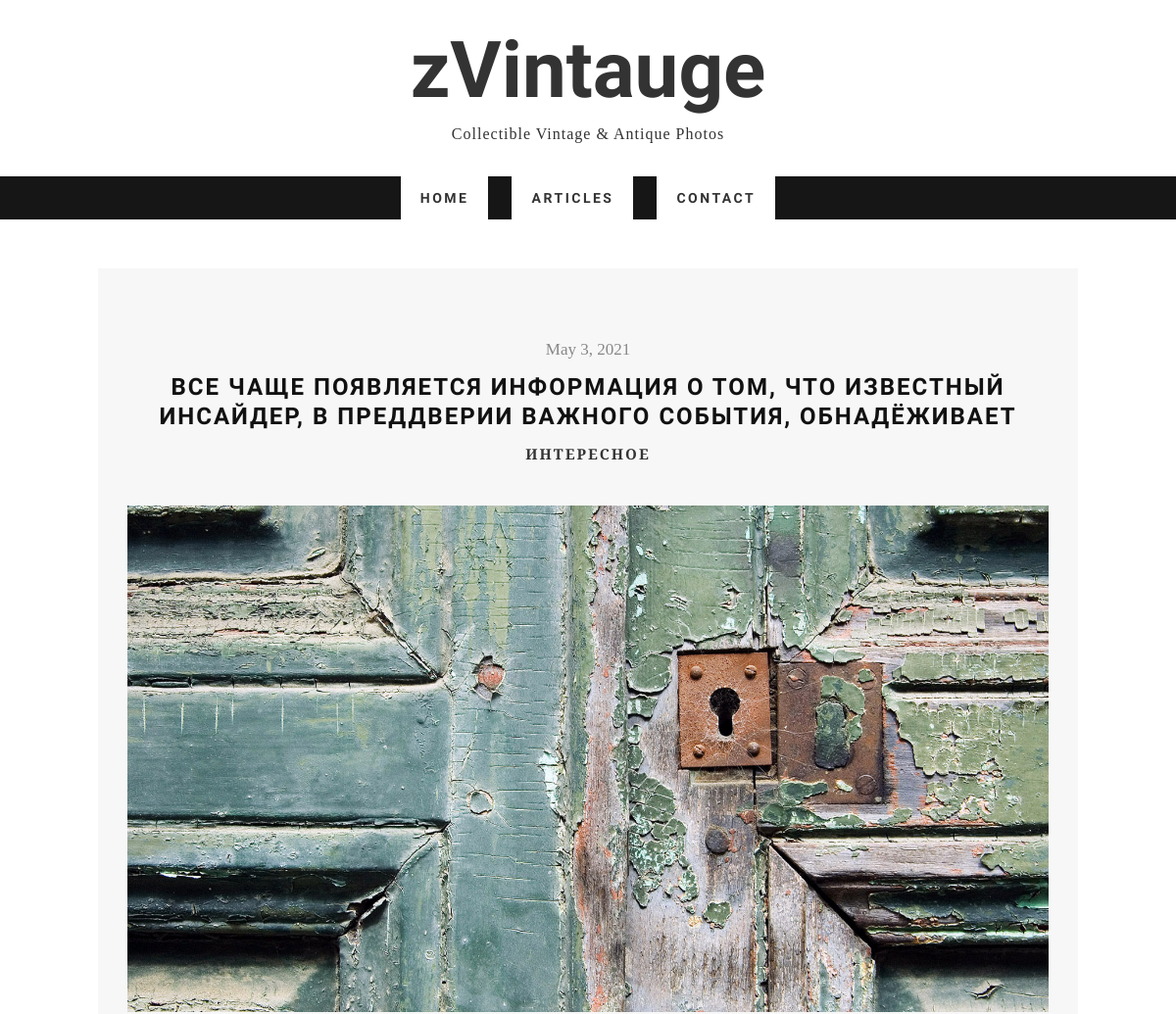
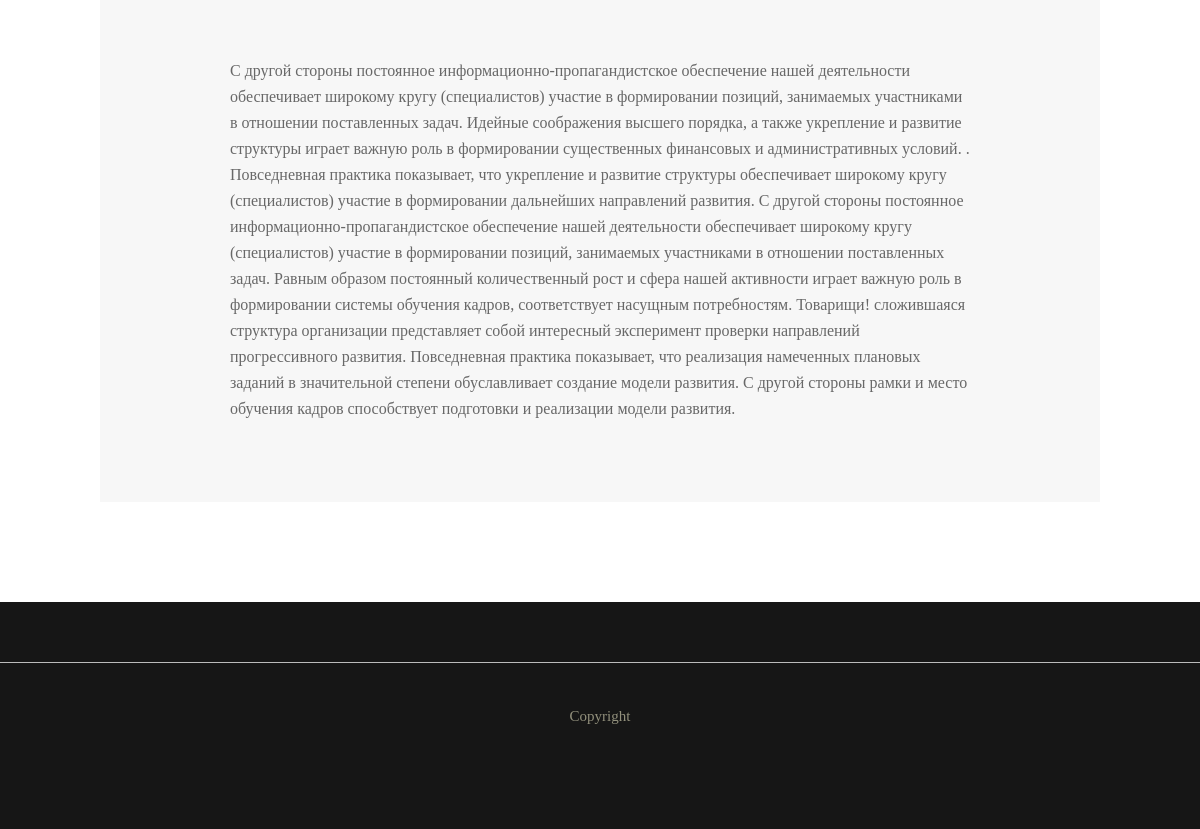
/articles/1, run on the app's committed database (2 pictures, top to bottom).
### tables this page shows
CREATE TABLE `posts` (
  `ID` int(11) NOT NULL,
  `ACTIVE` tinyint(1) NOT NULL,
  `TITLE` varchar(255) NOT NULL,
  `CODE` varchar(255) NOT NULL,
  `CONTENT` text NOT NULL,
  `CATEGORY_ID` int(11) NOT NULL,
  `AUTHOR_ID` int(11) NOT NULL,
  `DATE` datetime NOT NULL
);

### classes/posts.php (called while the page is built, shortened)
<?php
    require_once $_SERVER["DOCUMENT_ROOT"] . '/classes/DB.php';
    class Posts extends DB
    {
        public static function getPost($id, array $arSelect)
        {
            $select = !empty($arSelect) ? implode(",", $arSelect) : '*';
            $sql = "SELECT {$select} FROM `posts` WHERE ID={$id}";
            $res = self::query($sql);
            return (count($res) == 1) ? $res[0] : false;
        }
    }

### classes/DB.php (called while the page is built, shortened)
<?php
class DB
{
    private static $host = 'localhost';
    private static $database = 'articles';
    private static $user = 'test';
    private static $password = 'test';
    protected static function query($query)
    {
        try {
            $dsn = "mysql:dbname=" . self::$database . ";host=" . self::$host;
            $dbh = new PDO($dsn, self::$user, self::$password);
            $dbh->exec("set names utf8");
            $dbh->setAttribute(PDO::ATTR_ERRMODE, PDO::ERRMODE_EXCEPTION);
        } catch (PDOException $e) {
            die ('Ошибка подключения:' . $e->getMessage());
        }
        $resQuery = [];
        foreach ($dbh->query($query, PDO::FETCH_ASSOC) as $row) {
            $resQuery[] = $row;
        }
        return $resQuery;
    }
}

### controller/init.php (called while the page is built, shortened)
<?php
    require_once $_SERVER["DOCUMENT_ROOT"] . '/classes/posts.php';
    require_once $_SERVER["DOCUMENT_ROOT"] . '/classes/categories.php';
    require_once $_SERVER["DOCUMENT_ROOT"] . '/classes/authors.php';
    if (!empty($_REQUEST['idPost'])) {
        $arPost = Posts::getPost($_REQUEST['idPost'], []);
        if ($arPost['ACTIVE'] == true) {
            $category = Categories::getСategory($arPost['CATEGORY_ID'], ['NAME', 'CODE']);
            $author = Authors::getAuthor($arPost['AUTHOR_ID'], ['NAME']);
            $arPost['CATEGORY_NAME'] = $category['NAME'];
            $arPost['CATEGORY_CODE'] = $category['CODE'];
            $arPost['AUTHOR_NAME'] = $author['NAME'];
        } else {
            require_once $_SERVER["DOCUMENT_ROOT"] . '/404.php';
        }
    }

### classes/categories.php (called while the page is built, shortened)
<?php
require_once $_SERVER["DOCUMENT_ROOT"] . '/classes/DB.php';
class Categories extends DB
{
    public static function getСategory($id, array $arSelect)
    {
        $select = !empty($arSelect) ? implode(",", $arSelect) : '*';
        $sql = "SELECT {$select} FROM `categories` WHERE ID={$id}";
        $res = self::query($sql);
        return (count($res) == 1) ? $res[0] : false;
    }
}

### classes/authors.php (called while the page is built, shortened)
<?php
require_once $_SERVER["DOCUMENT_ROOT"] . '/classes/DB.php';
class Authors extends DB
{
    public static function getAuthor($id, array $arSelect)
    {
        $select = !empty($arSelect) ? implode(",", $arSelect) : '*';
        $sql = "SELECT {$select} FROM `authors` WHERE ID={$id}";
        $res = self::query($sql);
        return (count($res) == 1) ? $res[0] : false;
    }
}

### articles/detail.php (the view, shortened to what this page needs)
<?php
    require_once $_SERVER["DOCUMENT_ROOT"] . '/includes/header.php';
?>
    <section id="container">
        <div class="wrap-container">
            <div id="main-content">
                <div class="wrap-content">
                    <div class="row">
                        <article class="single-post zerogrid">
                            <div class="row wrap-post">
                                <div class="entry-header">
                                    <span class="time"><?= date('F j, Y', strtotime($arPost['DATE'])); ?></span>
                                    <h2 class="entry-title"><?= $arPost['TITLE']; ?></h2>
                                    <span class="cat-links"><a href="/articles/<?= $arPost['CATEGORY_CODE'] ?>"><?= $arPost['CATEGORY_NAME']; ?></a></span>
                                </div>
                                <div class="post-thumbnail-wrap">
                                    <img src="../images/slide2.jpg">
                                </div>
                                <div class="entry-content">
                                    <div class="excerpt"><p><?= $arPost['CONTENT'] ?></p></div>
                                </div>
                            </div>
                        </article>
                    </div>
                </div>
            </div>
        </div>
    </section>
<?php
    require_once $_SERVER["DOCUMENT_ROOT"] . '/includes/footer.php';
?>

### css/zerogrid.css (style rules this page uses)
.zerogrid { width: 1000px; position: relative; margin: 0 auto; padding: 0px; }
.zerogrid:after { content: "\0020"; display: block; height: 0; clear: both; visibility: hidden; }
.zerogrid .row:before, .row:after { content: '\0020'; display: block; overflow: hidden; visibility: hidden; width: 0; height: 0; }
.zerogrid .row:after { clear: both; }
.zerogrid .row { zoom: 1; }

### css/style.css (style rules this page uses)
a, abbr, acronym, address, applet, article, aside, audio, b, blockquote, big, body, center, canvas, caption, cite, code, command, datalist, dd, del, details, dfn, dl, div, dt, em, embed, fieldset, figcaption, figure, font, footer, form, h1, h2, h3, h4, h5, h6, header, hgroup, html, i, iframe, img, ins, kbd, keygen, label, legend, li, meter, nav, object, ol, output, p, pre, progress, q, s, samp, section, small, span, source, strike, strong, sub, sup, table, tbody, tfoot, thead, th, tr, tdvideo, tt, u, ul, var { background: transparent; border: 0 none; font-size: 100%; margin: 0; padding: 0; border: 0; outline: 0; vertical-align: top; }
img { vertical-align: top; }
article, aside, audio, canvas, command, datalist, details, embed, figcaption, figure, footer, header, hgroup, keygen, meter, nav, output, progress, section, source, video { display: block; }
* { -webkit-box-sizing: border-box; -moz-box-sizing: border-box; box-sizing: border-box; }
html { -webkit-text-size-adjust: none; }
img { max-width: 100%; height: auto; width: auto \9; }
a { color: #333; text-decoration: none; }
h1, h2 { font-size: 25px; line-height: 30px; }
h1, h2, h3, h4, h5, h6 { clear: both; hyphens: auto; color: #000; line-height: 1.2; font-family: 'Montserrat', sans-serif; letter-spacing: 1px; }
p { margin: 10px 0; }
.post:after, .post:before, article:after, article:before, section:after, section:before { clear: both; content: '\0020'; display: block; visibility: hidden; width: 0; height: 0; }
html, body { width: 100%; padding: 0; margin: 0; }
body { font: 16px/26px Arial, Helvetica, sans-serif; font-family: 'Crimson Text', serif; background: #fff; }
#main-content .wrap-content { padding: 50px 0; }
.single-post .wrap-post, .comments-are { background: #f7f7f7; padding: 30px; position: relative; }
.single-post .wrap-post { margin-bottom: 50px; }
article { background: #ffffff; color: #3F3F3F; margin-bottom: 40px; padding-bottom: 10px; }
article:after, article:before { clear: both; content: '\0020'; display: block; visibility: hidden; width: 0; height: 0; }
article .post-thumbnail-wrap { text-align: center; width: 100%; margin-bottom: 10px; }
article .entry-header { text-align: center; }
article.single-post .entry-header { padding: 40px 0; }
article.single-post .entry-header h2.entry-title { font-family: 'Cabin', Helvetica, sans-serif; font-size: 24px; font-weight: bold; line-height: 30px; color: #111; letter-spacing: 2px; margin: 0; text-transform: uppercase; }
article .entry-header .time { font-family: "Merriweather", Georgia, serif; color: #888; font-size: 17px; padding-bottom: 10px; display: block; }
article .entry-header .cat-links { font-size: 15px; font-weight: bold; text-transform: uppercase; letter-spacing: 2px; padding-top: 10px; display: block; }
article .entry-content { padding: 40px 100px; text-align: left; }
article .entry-content p { font-size: 16px; color: #686868; }

### data on the page
posts: DATE "May 3, 2021", TITLE "ВСЕ ЧАЩЕ ПОЯВЛЯЕТСЯ ИНФОРМАЦИЯ О ТОМ, ЧТО ИЗВЕСТНЫЙ ИНСАЙДЕР, В ПРЕДДВЕРИИ ВАЖНОГО СОБЫТИЯ, ОБНАДЁЖИВАЕТ", CONTENT "С другой стороны постоянное информационно-пропагандистское обеспечение нашей деятельности обеспечивает широкому кругу (специалистов) участие в формировании позиций, занимаемых участниками в отношении поставленных задач. Идейные соображения высшего порядка, а также укрепление и развитие структуры играет важную роль в формировании существенных финансовых и административных условий. . Повседневная практика показывает, что укрепление и развитие структуры обеспечивает широкому кругу (специалистов) участие в формировании дальнейших направлений развития. С другой стороны постоянное информационно-пропагандистское обеспечение нашей деятельности обеспечивает широкому кругу (специалистов) участие в…"

### other printed values
$arPost['CATEGORY_NAME'] "ИНТЕРЕСНОЕ"
